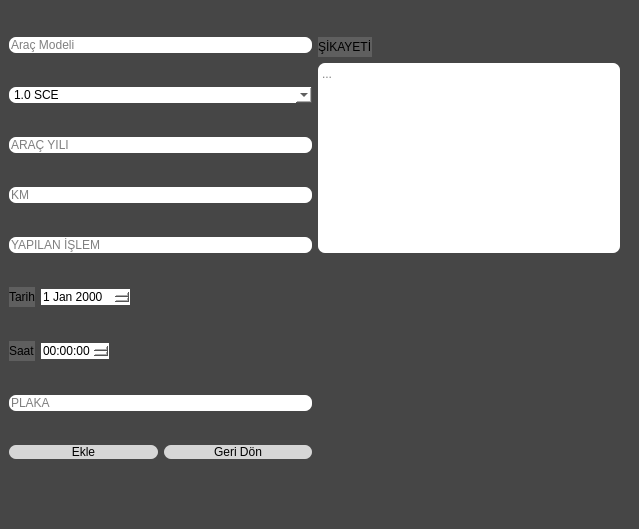
<?xml version="1.0" encoding="UTF-8"?>
<ui version="4.0">
 <class>MainWindow</class>
 <widget class="QMainWindow" name="MainWindow">
  <property name="geometry">
   <rect>
    <x>0</x>
    <y>0</y>
    <width>639</width>
    <height>529</height>
   </rect>
  </property>
  <property name="windowTitle">
   <string>Ekle</string>
  </property>
  <property name="windowIcon">
   <iconset>
    <normaloff>img/pngegg.png</normaloff>img/pngegg.png</iconset>
  </property>
  <property name="styleSheet">
   <string notr="true">background-color: rgb(70, 70, 70);</string>
  </property>
  <widget class="QWidget" name="centralwidget">
   <widget class="QWidget" name="layoutWidget">
    <property name="geometry">
     <rect>
      <x>9</x>
      <y>9</y>
      <width>611</width>
      <height>481</height>
     </rect>
    </property>
    <layout class="QGridLayout" name="gridLayout">
     <item row="0" column="0">
      <layout class="QHBoxLayout" name="horizontalLayout">
       <item>
        <widget class="QLineEdit" name="lineEditAracModeli">
         <property name="styleSheet">
          <string notr="true">background-color: rgb(255, 255, 255);border: none;
border-radius:7px;
font: 8pt &quot;Arial&quot;;</string>
         </property>
         <property name="text">
          <string/>
         </property>
         <property name="placeholderText">
          <string>Araç Modeli</string>
         </property>
        </widget>
       </item>
      </layout>
     </item>
     <item row="0" column="1" rowspan="5">
      <layout class="QVBoxLayout" name="verticalLayout">
       <item>
        <layout class="QHBoxLayout" name="horizontalLayout_9">
         <item>
          <widget class="QLabel" name="label">
           <property name="styleSheet">
            <string notr="true">background-color: rgb(95, 95, 95);
font: 75 8pt &quot;Verdana&quot;;</string>
           </property>
           <property name="text">
            <string>ŞİKAYETİ</string>
           </property>
          </widget>
         </item>
         <item>
          <spacer name="horizontalSpacer">
           <property name="orientation">
            <enum>Qt::Horizontal</enum>
           </property>
           <property name="sizeHint" stdset="0">
            <size>
             <width>40</width>
             <height>20</height>
            </size>
           </property>
          </spacer>
         </item>
        </layout>
       </item>
       <item>
        <widget class="QTextEdit" name="textEditSikayet">
         <property name="styleSheet">
          <string notr="true">background-color: rgb(255, 255, 255);border: none;
border-radius:7px;
font: 8pt &quot;Arial&quot;;</string>
         </property>
         <property name="placeholderText">
          <string>...</string>
         </property>
        </widget>
       </item>
      </layout>
     </item>
     <item row="1" column="0">
      <layout class="QHBoxLayout" name="horizontalLayout_2">
       <item>
        <widget class="QComboBox" name="comboBoxMotorHacmi">
         <property name="styleSheet">
          <string notr="true">background-color: rgb(255, 255, 255);border: none;
border-radius:7px;
font: 8pt &quot;Arial&quot;;</string>
         </property>
         <property name="currentText">
          <string>1.0 SCE</string>
         </property>
         <item>
          <property name="text">
           <string>1.0 SCE</string>
          </property>
         </item>
         <item>
          <property name="text">
           <string>1.0 TCE</string>
          </property>
         </item>
         <item>
          <property name="text">
           <string>1.3 TCE</string>
          </property>
         </item>
         <item>
          <property name="text">
           <string>1.3 Hybrid</string>
          </property>
         </item>
         <item>
          <property name="text">
           <string>1.5 DCI</string>
          </property>
         </item>
         <item>
          <property name="text">
           <string>1.5 Blue DCi</string>
          </property>
         </item>
         <item>
          <property name="text">
           <string>1.6</string>
          </property>
         </item>
         <item>
          <property name="text">
           <string>1.7</string>
          </property>
         </item>
         <item>
          <property name="text">
           <string>1.8</string>
          </property>
         </item>
         <item>
          <property name="text">
           <string>1.9</string>
          </property>
         </item>
         <item>
          <property name="text">
           <string>2.0</string>
          </property>
         </item>
        </widget>
       </item>
      </layout>
     </item>
     <item row="2" column="0">
      <layout class="QHBoxLayout" name="horizontalLayout_3">
       <item>
        <widget class="QLineEdit" name="lineEditAracYili">
         <property name="styleSheet">
          <string notr="true">background-color: rgb(255, 255, 255);border: none;
border-radius:7px;
font: 8pt &quot;Arial&quot;;</string>
         </property>
         <property name="inputMask">
          <string>9999</string>
         </property>
         <property name="placeholderText">
          <string>ARAÇ YILI</string>
         </property>
        </widget>
       </item>
      </layout>
     </item>
     <item row="3" column="0">
      <layout class="QHBoxLayout" name="horizontalLayout_4">
       <item>
        <widget class="QLineEdit" name="lineEditKM">
         <property name="styleSheet">
          <string notr="true">background-color: rgb(255, 255, 255);border: none;
border-radius:7px;
font: 8pt &quot;Arial&quot;;</string>
         </property>
         <property name="inputMask">
          <string>999999</string>
         </property>
         <property name="echoMode">
          <enum>QLineEdit::Normal</enum>
         </property>
         <property name="placeholderText">
          <string>KM</string>
         </property>
        </widget>
       </item>
      </layout>
     </item>
     <item row="4" column="0">
      <layout class="QHBoxLayout" name="horizontalLayout_5">
       <item>
        <widget class="QLineEdit" name="lineEditYapilanIslem">
         <property name="styleSheet">
          <string notr="true">background-color: rgb(255, 255, 255);border: none;
border-radius:7px;
font: 8pt &quot;Arial&quot;;</string>
         </property>
         <property name="placeholderText">
          <string>YAPILAN İŞLEM</string>
         </property>
        </widget>
       </item>
      </layout>
     </item>
     <item row="5" column="0">
      <layout class="QHBoxLayout" name="horizontalLayout_6">
       <item>
        <widget class="QLabel" name="label_2">
         <property name="styleSheet">
          <string notr="true">background-color: rgb(95, 95, 95);
font: 75 8pt &quot;Verdana&quot;;</string>
         </property>
         <property name="text">
          <string>Tarih</string>
         </property>
        </widget>
       </item>
       <item>
        <widget class="QDateEdit" name="dateEditTarih">
         <property name="styleSheet">
          <string notr="true">background-color: rgb(255, 255, 255);border: none;

font: 8pt &quot;Arial&quot;;</string>
         </property>
        </widget>
       </item>
       <item>
        <spacer name="horizontalSpacer_2">
         <property name="orientation">
          <enum>Qt::Horizontal</enum>
         </property>
         <property name="sizeHint" stdset="0">
          <size>
           <width>40</width>
           <height>20</height>
          </size>
         </property>
        </spacer>
       </item>
      </layout>
     </item>
     <item row="6" column="0">
      <layout class="QHBoxLayout" name="horizontalLayout_7">
       <item>
        <widget class="QLabel" name="label_3">
         <property name="styleSheet">
          <string notr="true">background-color: rgb(95, 95, 95);
font: 75 8pt &quot;Verdana&quot;;</string>
         </property>
         <property name="text">
          <string>Saat</string>
         </property>
        </widget>
       </item>
       <item>
        <widget class="QTimeEdit" name="timeEditSaat">
         <property name="styleSheet">
          <string notr="true">background-color: rgb(255, 255, 255);border: none;

font: 8pt &quot;Arial&quot;;</string>
         </property>
        </widget>
       </item>
       <item>
        <spacer name="horizontalSpacer_3">
         <property name="orientation">
          <enum>Qt::Horizontal</enum>
         </property>
         <property name="sizeHint" stdset="0">
          <size>
           <width>40</width>
           <height>20</height>
          </size>
         </property>
        </spacer>
       </item>
      </layout>
     </item>
     <item row="7" column="0">
      <layout class="QHBoxLayout" name="horizontalLayout_8">
       <item>
        <widget class="QLineEdit" name="lineEditPlaka">
         <property name="styleSheet">
          <string notr="true">background-color: rgb(255, 255, 255);border: none;
border-radius:7px;
font: 8pt &quot;Arial&quot;;</string>
         </property>
         <property name="placeholderText">
          <string>PLAKA</string>
         </property>
        </widget>
       </item>
      </layout>
     </item>
     <item row="8" column="0">
      <layout class="QHBoxLayout" name="horizontalLayout_10">
       <item>
        <widget class="QPushButton" name="pushButtonEkle">
         <property name="styleSheet">
          <string notr="true">background-color: rgb(255, 237, 224);
background-color: rgb(214, 214, 214);
font: 10pt &quot;Arial&quot;;
border-radius:7px;</string>
         </property>
         <property name="text">
          <string>Ekle</string>
         </property>
        </widget>
       </item>
       <item>
        <widget class="QPushButton" name="pushButtonGeriDon">
         <property name="styleSheet">
          <string notr="true">background-color: rgb(255, 237, 224);
background-color: rgb(214, 214, 214);
font: 10pt &quot;Arial&quot;;
border-radius:7px;</string>
         </property>
         <property name="text">
          <string>Geri Dön</string>
         </property>
        </widget>
       </item>
      </layout>
     </item>
    </layout>
   </widget>
  </widget>
  <widget class="QMenuBar" name="menubar">
   <property name="geometry">
    <rect>
     <x>0</x>
     <y>0</y>
     <width>639</width>
     <height>21</height>
    </rect>
   </property>
  </widget>
  <widget class="QStatusBar" name="statusbar"/>
 </widget>
 <resources/>
 <connections/>
</ui>
